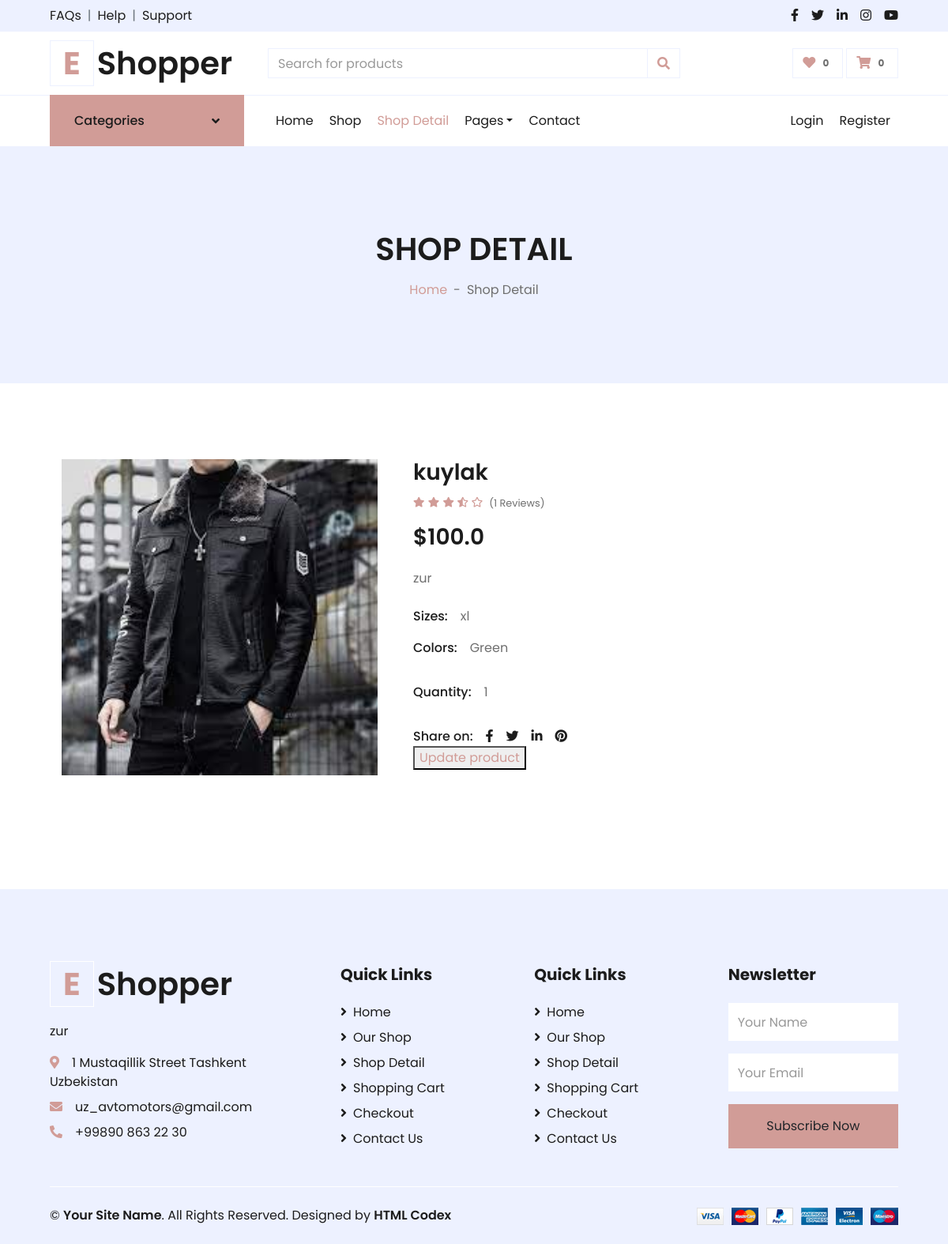
The page /product-details/7 on the database its author committed.
### app/models.py (models this page shows)
class Product(models.Model):
    class ChoiceSize(models.TextChoices):
        XS = 'xs'
        X = 'x'
        M = 'm'
        L = 'l'
        XL = 'xl'
    class ChoiceColor(models.TextChoices):
        BLACK = 'Black'
        WHITE = 'White'
        RED = 'Red'
        BLUE = 'Blue'
        GREEN = 'Green'
    image = models.ImageField(upload_to='product/')
    title = models.CharField(max_length=155)
    review = models.IntegerField(default=1, null=True, blank=True)
    price = models.FloatField()
    text = models.TextField()
    choice = models.CharField(max_length=55, choices=ChoiceSize.choices, default=ChoiceSize.XL)
    color = models.CharField(max_length=25, choices=ChoiceColor.choices, default=ChoiceColor.WHITE)
    quantity = models.IntegerField(default=1)
    category = models.ForeignKey('app.Category', on_delete=models.CASCADE)

### app/views.py (the view)
# urls.py: path('product-details/<int:product_id>', product_details, name='shop-details'),
def product_details(request, product_id):
    product = Product.objects.filter(id=product_id).first()
    context = {
        'product': product
    }
    return render(request, 'app/product_details.html', context)

### templates/app/product_details.html (shortened to what this page needs)
{% load static %}
<!DOCTYPE html>
<html lang="en">
<head>
    <link href="https://cdnjs.cloudflare.com/ajax/libs/font-awesome/5.10.0/css/all.min.css" rel="stylesheet">
    <link href="owlcarousel/assets/owl.carousel.min.css" rel="stylesheet">
    <link href="{% static 'css/style.css' %}" rel="stylesheet">
</head>
<body>
    <div class="container-fluid">
        <div class="row bg-secondary py-2 px-xl-5">
            <div class="col-lg-6 d-none d-lg-block">
                <div class="d-inline-flex align-items-center">
                    <a class="text-dark" href="">FAQs</a>
                    <span class="text-muted px-2">|</span>
                    <a class="text-dark" href="">Help</a>
                    <span class="text-muted px-2">|</span>
                    <a class="text-dark" href="">Support</a>
                </div>
            </div>
            <div class="col-lg-6 text-center text-lg-right">
                <div class="d-inline-flex align-items-center">
                    <a class="text-dark px-2" href="">
                        <i class="fab fa-facebook-f"></i>
                    </a>
                    <a class="text-dark px-2" href="">
                        <i class="fab fa-twitter"></i>
                    </a>
                    <a class="text-dark px-2" href="">
                        <i class="fab fa-linkedin-in"></i>
                    </a>
                    <a class="text-dark px-2" href="">
                        <i class="fab fa-instagram"></i>
                    </a>
                    <a class="text-dark pl-2" href="">
                        <i class="fab fa-youtube"></i>
                    </a>
                </div>
            </div>
        </div>
        <div class="row align-items-center py-3 px-xl-5">
            <div class="col-lg-3 d-none d-lg-block">
                <a href="" class="text-decoration-none">
                    <h1 class="m-0 display-5 font-weight-semi-bold"><span class="text-primary font-weight-bold border px-3 mr-1">E</span>Shopper</h1>
                </a>
            </div>
            <div class="col-lg-6 col-6 text-left">
                <form action="">
                    <div class="input-group">
                        <input type="text" class="form-control" placeholder="Search for products">
                        <div class="input-group-append">
                            <span class="input-group-text bg-transparent text-primary">
                                <i class="fa fa-search"></i>
                            </span>
                        </div>
                    </div>
                </form>
            </div>
            <div class="col-lg-3 col-6 text-right">
                <a href="" class="btn border">
                    <i class="fas fa-heart text-primary"></i>
                    <span class="badge">0</span>
                </a>
                <a href="" class="btn border">
                    <i class="fas fa-shopping-cart text-primary"></i>
                    <span class="badge">0</span>
                </a>
            </div>
        </div>
    </div>
    <div class="container-fluid">
        <div class="row border-top px-xl-5">
            <div class="col-lg-3 d-none d-lg-block">
                <a class="btn shadow-none d-flex align-items-center justify-content-between bg-primary text-white w-100" data-toggle="collapse" href="#navbar-vertical" style="height: 65px; margin-top: -1px; padding: 0 30px;">
                    <h6 class="m-0">Categories</h6>
                    <i class="fa fa-angle-down text-dark"></i>
                </a>
            </div>
            <div class="col-lg-9">
                <nav class="navbar navbar-expand-lg bg-light navbar-light py-3 py-lg-0 px-0">
                    <div class="collapse navbar-collapse justify-content-between" id="navbarCollapse">
                        <div class="navbar-nav mr-auto py-0">
                            <a href="{% url 'index' %}" class="nav-item nav-link">Home</a>
                            <a href="{% url 'shop' %}" class="nav-item nav-link">Shop</a>
                            <a href="{% url 'shop-details' product.id %}" class="nav-item nav-link active">Shop Detail</a>
                            <div class="nav-item dropdown">
                                <a href="#" class="nav-link dropdown-toggle" data-toggle="dropdown">Pages</a>
                            </div>
                            <a href="{% url 'contact' %}" class="nav-item nav-link">Contact</a>
                        </div>
                        <div class="navbar-nav ml-auto py-0">
                            <a href="" class="nav-item nav-link">Login</a>
                            <a href="" class="nav-item nav-link">Register</a>
                        </div>
                    </div>
                </nav>
            </div>
        </div>
    </div>
    <div class="container-fluid bg-secondary mb-5">
        <div class="d-flex flex-column align-items-center justify-content-center" style="min-height: 300px">
            <h1 class="font-weight-semi-bold text-uppercase mb-3">Shop Detail</h1>
            <div class="d-inline-flex">
                <p class="m-0"><a href="">Home</a></p>
                <p class="m-0 px-2">-</p>
                <p class="m-0">Shop Detail</p>
            </div>
        </div>
    </div>
    <div class="container-fluid py-5">
        <div class="row px-xl-5">
            <div class="col-lg-5 pb-5">
                <div class="col-lg-12">
                    <img class="w-100 h-100" src="{{ product.image.url }}" alt="Image">
                </div>
            </div>
            <div class="col-lg-7 pb-5">
                <h3 class="font-weight-semi-bold">{{ product.title }}</h3>
                <div class="d-flex mb-3">
                    <div class="text-primary mr-2">
                        <small class="fas fa-star"></small>
                        <small class="fas fa-star"></small>
                        <small class="fas fa-star"></small>
                        <small class="fas fa-star-half-alt"></small>
                        <small class="far fa-star"></small>
                    </div>
                    <small class="pt-1">({{ product.review }} Reviews)</small>
                </div>
                <h3 class="font-weight-semi-bold mb-4">${{ product.price }}</h3>
                <p class="mb-4">{{ product.text }}</p>
                <div class="d-flex mb-3">
                    <p class="text-dark font-weight-medium mb-0 mr-3">Sizes:</p>
                    {{ product.choice }}
                </div>
                <div class="d-flex mb-4">
                    <p class="text-dark font-weight-medium mb-0 mr-3">Colors:</p>
                    {{ product.color }}
                </div>
                <div class="d-flex align-items-center mb-4 pt-2">
                    <div class="input-group quantity mr-3" style="width: 130px;">
                        <p class="text-dark font-weight-medium mb-0 mr-3">Quantity:</p>
                        {{ product.quantity }}
                    </div>
                </div>
                <div class="d-flex pt-2">
                    <p class="text-dark font-weight-medium mb-0 mr-2">Share on:</p>
                    <div class="d-inline-flex">
                        <a class="text-dark px-2" href="">
                            <i class="fab fa-facebook-f"></i>
                        </a>
                        <a class="text-dark px-2" href="">
                            <i class="fab fa-twitter"></i>
                        </a>
                        <a class="text-dark px-2" href="">
                            <i class="fab fa-linkedin-in"></i>
                        </a>
                        <a class="text-dark px-2" href="">
                            <i class="fab fa-pinterest"></i>
                        </a>
                    </div>
                </div>
                  <button><a href="{% url 'update-product' product.id %}">Update product</a></button>
            </div>
        </div>
    </div>
    <div class="container-fluid bg-secondary text-dark mt-5 pt-5">
        <div class="row px-xl-5 pt-5">
            <div class="col-lg-4 col-md-12 mb-5 pr-3 pr-xl-5">
                <a href="" class="text-decoration-none">
                    <h1 class="mb-4 display-5 font-weight-semi-bold"><span class="text-primary font-weight-bold border border-white px-3 mr-1">E</span>Shopper</h1>
                </a>
                <p>{{ product.text }}</p>
                <p class="mb-2"><i class="fa fa-map-marker-alt text-primary mr-3"></i>1 Mustaqillik Street Tashkent Uzbekistan</p>
                <p class="mb-2"><i class="fa fa-envelope text-primary mr-3"></i>uz_avtomotors@gmail.com</p>
                <p class="mb-0"><i class="fa fa-phone-alt text-primary mr-3"></i>+99890 863 22 30</p>
            </div>
            <div class="col-lg-8 col-md-12">
                <div class="row">
                    <div class="col-md-4 mb-5">
                        <h5 class="font-weight-bold text-dark mb-4">Quick Links</h5>
                        <div class="d-flex flex-column justify-content-start">
                            <a class="text-dark mb-2" href="{% url 'index' %}"><i class="fa fa-angle-right mr-2"></i>Home</a>
                            <a class="text-dark mb-2" href="{% url 'shop' %}"><i class="fa fa-angle-right mr-2"></i>Our Shop</a>
                            <a class="text-dark mb-2" href="{% url 'shop-details' product.id %}"><i class="fa fa-angle-right mr-2"></i>Shop Detail</a>
                            <a class="text-dark mb-2" href="{% url 'shopping-cart' %}"><i class="fa fa-angle-right mr-2"></i>Shopping Cart</a>
                            <a class="text-dark mb-2" href="{% url 'checkout' %}"><i class="fa fa-angle-right mr-2"></i>Checkout</a>
                            <a class="text-dark" href="{% url 'contact' %}"><i class="fa fa-angle-right mr-2"></i>Contact Us</a>
                        </div>
                    </div>
                    <div class="col-md-4 mb-5">
                        <h5 class="font-weight-bold text-dark mb-4">Quick Links</h5>
                        <div class="d-flex flex-column justify-content-start">
                            <a class="text-dark mb-2" href="{% url 'index' %}"><i class="fa fa-angle-right mr-2"></i>Home</a>
                            <a class="text-dark mb-2" href="{% url 'shop' %}"><i class="fa fa-angle-right mr-2"></i>Our Shop</a>
                            <a class="text-dark mb-2" href="{% url 'shop-details' product.id %}"><i class="fa fa-angle-right mr-2"></i>Shop Detail</a>
                            <a class="text-dark mb-2" href="{% url 'shopping-cart' %}"><i class="fa fa-angle-right mr-2"></i>Shopping Cart</a>
                            <a class="text-dark mb-2" href="{% url 'checkout' %}"><i class="fa fa-angle-right mr-2"></i>Checkout</a>
                            <a class="text-dark" href="{% url 'contact' %}"><i class="fa fa-angle-right mr-2"></i>Contact Us</a>
                        </div>
                    </div>
                    <div class="col-md-4 mb-5">
                        <h5 class="font-weight-bold text-dark mb-4">Newsletter</h5>
                        <form action="">
                            <div class="form-group">
                                <input type="text" class="form-control border-0 py-4" placeholder="Your Name" required="required" />
                            </div>
                            <div class="form-group">
                                <input type="email" class="form-control border-0 py-4" placeholder="Your Email"
                                    required="required" />
                            </div>
                            <div>
                                <button class="btn btn-primary btn-block border-0 py-3" type="submit">Subscribe Now</button>
                            </div>
                        </form>
                    </div>
                </div>
            </div>
        </div>
        <div class="row border-top border-light mx-xl-5 py-4">
            <div class="col-md-6 px-xl-0">
                <p class="mb-md-0 text-center text-md-left text-dark">
                    &copy; <a class="text-dark font-weight-semi-bold" href="#">Your Site Name</a>. All Rights Reserved. Designed
                    by
                    <a class="text-dark font-weight-semi-bold" href="https://htmlcodex.com">HTML Codex</a>
                </p>
            </div>
            <div class="col-md-6 px-xl-0 text-center text-md-right">
                <img class="img-fluid" src="{% static 'img/payments.png' %}" alt="">
            </div>
        </div>
    </div>
</body>
</html>

### rows shown on the page
Product: image (picture), title "kuylak", review "1", price "100.0", text "zur", choice "xl", color "Green", quantity "1"
